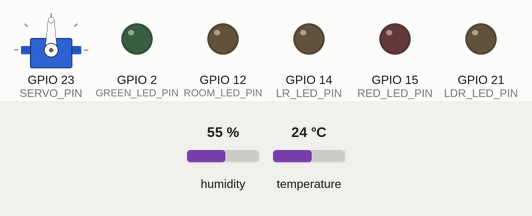
Simulated run of this sketch. Board: ESP32. Parts: servo, output pins drawn as LEDs (lit = HIGH). Inputs (shaded band) come from the test bench; at power-on: humidity 55 %, temperature 24 °C. WiFi joins after 1.5 s; servers stay silent unless stated; what the sketch prints to the serial monitor is not drawn.

Above: at 0.1 s.
At 1.9 s:
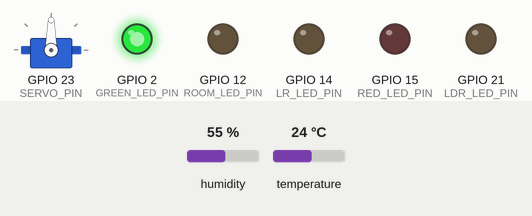
Timing chart, 0 to 3.4 s (numbered marks = the images above):
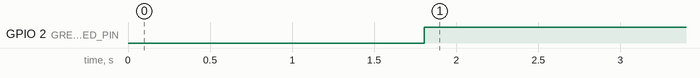

The sketch:

HomeEasy-ESP32.ino
```cpp
#include<WiFi.h>
#include<Firebase_ESP_Client.h>
#include"addons/TokenHelper.h"
#include"addons/RTDBHelper.h"

#include <DHT.h>
#include <DHT_U.h>
#include <ESP32Servo.h>

#define WIFI_SSID "<YOUR_WIFI_SSID>"
#define WIFI_PASSWORD "<YOUR_WIFI_PASSWORD>"
#define API_KEY "<YOUR_API_KEY>"
#define DATABASE_URL "<YOUR_DB_URL>"

#define RED_LED_PIN 15
#define GREEN_LED_PIN 2

#define BUZZER_PIN 27

#define SERVO_PIN 23

#define trigPin 18
#define echoPin 19

#define DHT_SENSOR_PIN 13
#define DHT_SENSOR_TYPE DHT11

#define LDR_PIN 36

#define LDR_LED_PIN 21

#define ROOM_LED_PIN 12
#define LR_LED_PIN 14

#define PWMChannel1 3
#define PWMChannel2 4

const int freq = 5000;
const int resolution = 8;

const unsigned int interval_dht = 2000, interval_buzzer = 2000;
unsigned long startTime_dht = 0, startTime_buzzer = 0, sendDHTDataPrevMillis = 0, sendMotionDataPrevMillis = 0;

long duration;
bool isSecured, ldr_led_enabled, signupOK = false;
int ldrData = 0, humi;
float distanceCm, temp;

FirebaseData fbdo, fbdo_s1, fbdo_s2;
FirebaseAuth auth;
FirebaseConfig config;

DHT dht_sensor(DHT_SENSOR_PIN, DHT_SENSOR_TYPE);
Servo servo;

void setup() {
  ledcSetup(PWMChannel1, freq, resolution);
  ledcSetup(PWMChannel2, freq, resolution);

  ledcAttachPin(ROOM_LED_PIN, PWMChannel1);
  ledcAttachPin(LR_LED_PIN, PWMChannel2);

  pinMode(trigPin, OUTPUT);
  pinMode(echoPin, INPUT);
  pinMode(RED_LED_PIN, OUTPUT);
  pinMode(GREEN_LED_PIN, OUTPUT);
  pinMode(LDR_LED_PIN, OUTPUT);
  pinMode(DHT_SENSOR_PIN, INPUT);

  servo.attach(SERVO_PIN);
  dht_sensor.begin();
  Serial.begin(115200);

  WiFi.begin(WIFI_SSID, WIFI_PASSWORD);
  Serial.print("Connecting to Wi-Fi");

  while(WiFi.status() != WL_CONNECTED){
    Serial.print("."); delay(300);
  }

  Serial.println();
  Serial.print("Connected with IP: ");
  Serial.println(WiFi.localIP());
  Serial.println();

  config.api_key = API_KEY;
  config.database_url = DATABASE_URL;

  if(Firebase.signUp(&config, &auth, "", "")){
    Serial.println("Signup OK");
    signupOK = true;
  }else{
    Serial.printf("%s\n", config.signer.signupError.message.c_str());
  }

  config.token_status_callback = tokenStatusCallback;

  Firebase.begin(&config, &auth);
  Firebase.reconnectWiFi(true);

  if(Firebase.RTDB.beginStream(&fbdo_s1, "/componentStatus"))
    Serial.println("Stream 1 begin success");

  if(Firebase.RTDB.beginStream(&fbdo_s2, "/houseLED"))
    Serial.println("Stream 2 begin success");
}

void loop() {
  unsigned long currentTime = millis();

  if(Firebase.ready() && signupOK){
    readStream1();
    readStream2();
  }

  control_LDR_LED();
  control_security(currentTime);

  read_DHT_11(currentTime);
  send_DHT11_data(currentTime);

}

void readStream1(){
  if(!Firebase.RTDB.readStream(&fbdo_s1))
    Serial.printf("Stream 1 read error, %s\n\n", fbdo_s1.errorReason().c_str());

  if(fbdo_s1.streamAvailable() && fbdo_s1.dataType() == "boolean"){
    if(fbdo_s1.dataPath() == "/doorLocked"){
      control_Servo_Motor();
    }else if(fbdo_s1.dataPath() == "/ldrEnabled"){
      ldr_led_enabled = fbdo_s1.boolData();
    }else if(fbdo_s1.dataPath() == "/secured"){
      isSecured = fbdo_s1.boolData();
    }
  }
}

void readStream2(){
  if(!Firebase.RTDB.readStream(&fbdo_s2))
    Serial.printf("Stream 2 read error, %s\n\n", fbdo_s2.errorReason().c_str());

  if(fbdo_s2.streamAvailable() && fbdo_s2.dataType() == "int"){
    if(fbdo_s2.dataPath() == "/bedroom")control_PWM_Led(PWMChannel1);
    else if(fbdo_s2.dataPath() == "/livingRoom")control_PWM_Led(PWMChannel2);
  }
}

void control_Servo_Motor(){
  if(fbdo_s1.boolData())servo.write(90);
  else servo.write(180);
}

void control_PWM_Led(int pwmChannel){
  ledcWrite(pwmChannel, fbdo_s2.intData());
}

void control_LDR_LED(){
  if(ldr_led_enabled){
    ldrData = analogRead(LDR_PIN);
    Serial.println(ldrData);
    if(ldrData < 3000)set_LDR_LED_status(HIGH);
    else set_LDR_LED_status(LOW);

  }else{
    set_LDR_LED_status(LOW);
  }
}

void set_LDR_LED_status(bool ldr_led_status){
  digitalWrite(LDR_LED_PIN, ldr_led_status);
}

void control_security(unsigned long currentMillis){
     if(isSecured){
      digitalWrite(GREEN_LED_PIN, LOW);

      digitalWrite(trigPin, LOW);
      delayMicroseconds(2);

      digitalWrite(trigPin, HIGH);
      delayMicroseconds(10);
      digitalWrite(trigPin, LOW);

      duration = pulseIn(echoPin, HIGH);

      distanceCm = duration * 0.034 / 2;

      Serial.print("Distance (cm): ");
      Serial.println(distanceCm);
      if(distanceCm < 6 && distanceCm > 0){
        if(currentMillis - startTime_buzzer >= interval_buzzer){
          startTime_buzzer = currentMillis;
          tone(BUZZER_PIN, 500, 1000);
        }
        digitalWrite(RED_LED_PIN, HIGH);
        set_Motion_Data(true, currentMillis);
      }
    }else{
      digitalWrite(RED_LED_PIN, LOW);
      digitalWrite(GREEN_LED_PIN, HIGH);
      set_Motion_Data(false, currentMillis);
    }
}

void set_Motion_Data(bool motionData, unsigned long currentMillis){
  if(Firebase.ready() && signupOK && (currentMillis - sendMotionDataPrevMillis > 1000 || sendMotionDataPrevMillis == 0)){
    sendMotionDataPrevMillis = currentMillis;
    if(Firebase.RTDB.setBool(&fbdo, "sensor/motion", motionData)){
      Serial.print("- successfully saved to: " + fbdo.dataPath());
      Serial.println(" (" + fbdo.dataType() + ")");
    }
  }
}

void read_DHT_11(unsigned long currentMillis){
  if(currentMillis - startTime_dht >= interval_dht){
    startTime_dht = currentMillis;

    humi = dht_sensor.readHumidity();
    temp = dht_sensor.readTemperature();

  }
}

void send_DHT11_data(unsigned long currentMillis){
  if(Firebase.ready() && signupOK && (currentMillis - sendDHTDataPrevMillis > 10000 || sendDHTDataPrevMillis == 0)){
    sendDHTDataPrevMillis = currentMillis;

    if(Firebase.RTDB.setFloat(&fbdo, "sensor/temperature", temp)){
      Serial.print("- successfully saved to: " + fbdo.dataPath());
      Serial.println(" (" + fbdo.dataType() + ")");
    }

    if(Firebase.RTDB.setInt(&fbdo, "sensor/humidity", humi)){
      Serial.print("- successfully saved to: " + fbdo.dataPath());
      Serial.println(" (" + fbdo.dataType() + ")");
    }
  }
}
```

Measured:
- by itself, GPIO 2 (GREEN_LED_PIN): LOW → HIGH at 1.8 s
